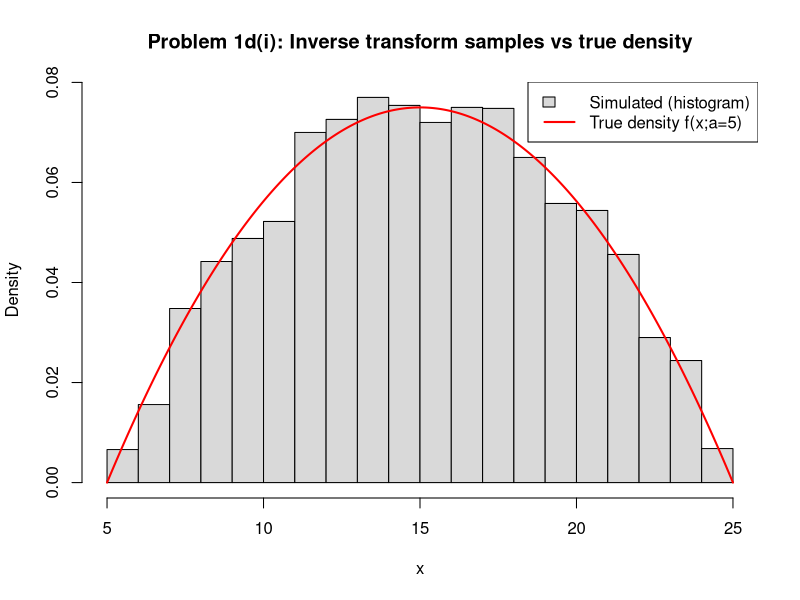
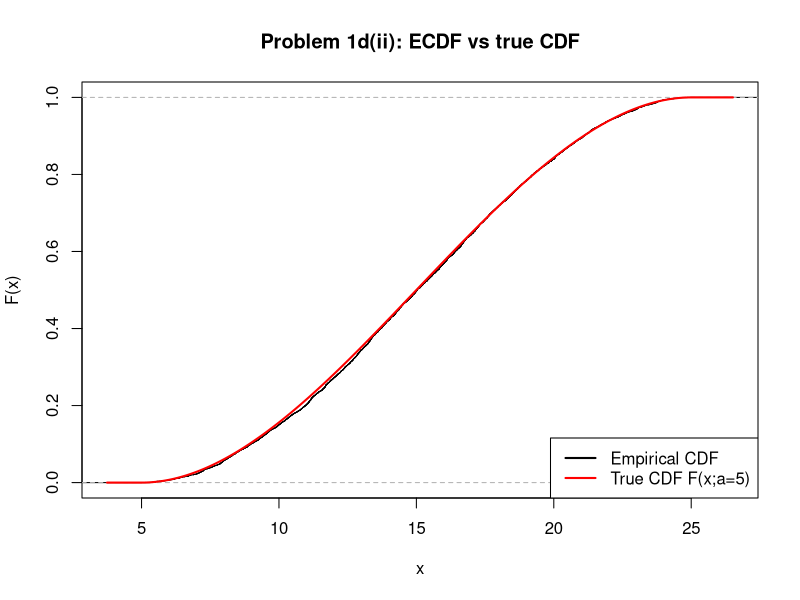
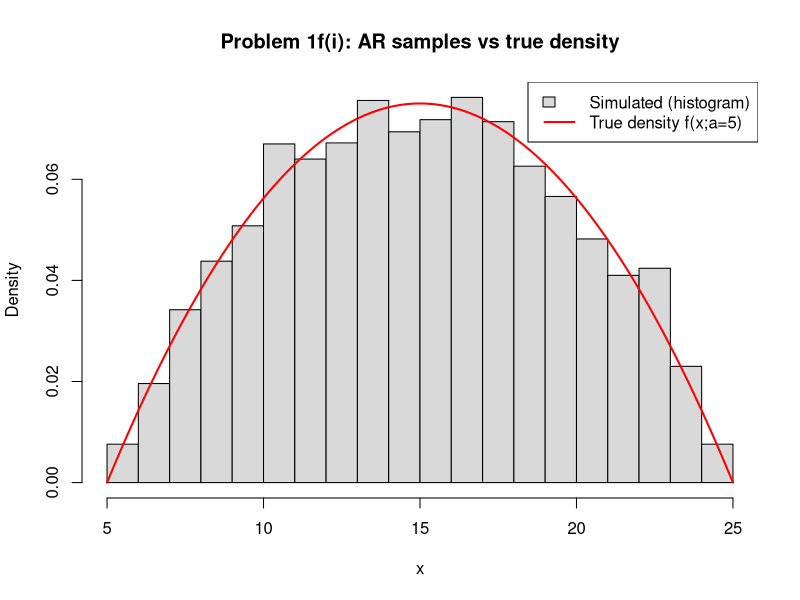
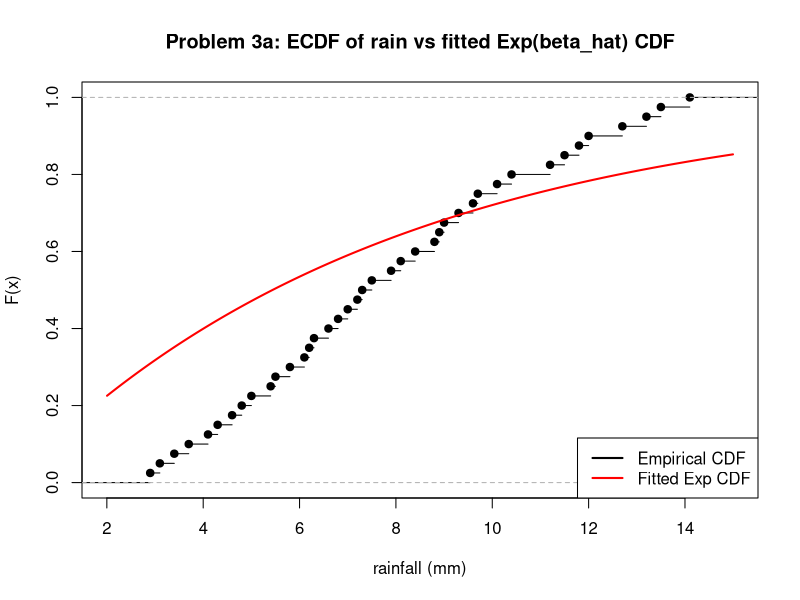
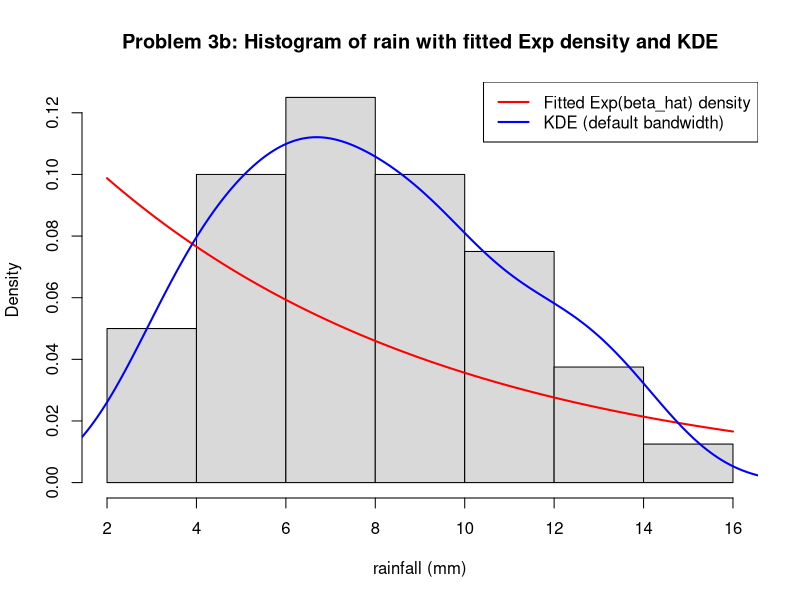
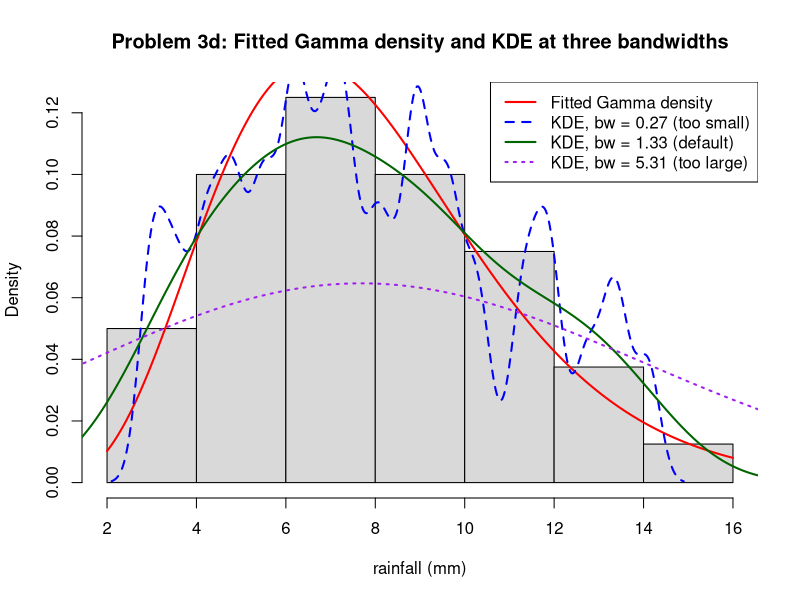
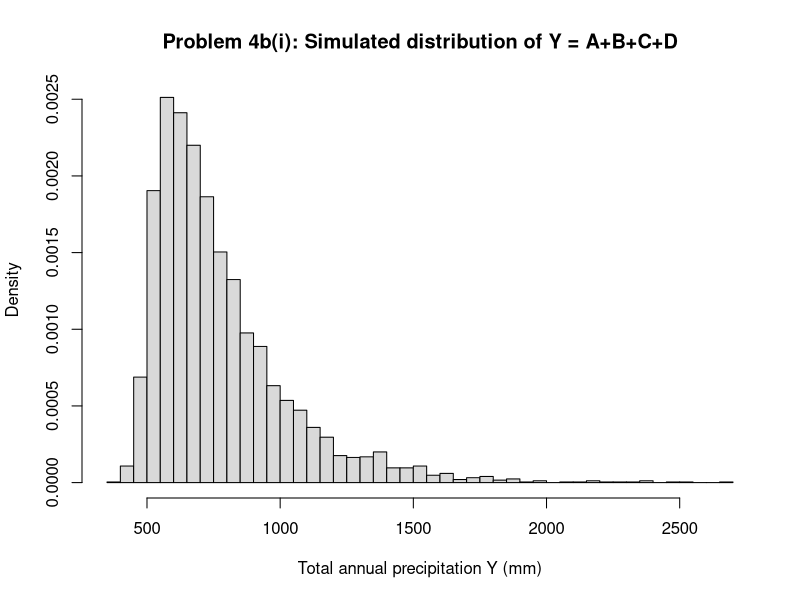

These charts were generated, in order, by the following R code:
rm(list=ls()) # nolint: infix_spaces_linter. Exact form required by assignment.

## STA510 - Mandatory assignment 1, autumn 2026
## R-code for all problems marked [R]. Theory answers are in the report
## (mandatory1_report.pdf). Console output is written to output/console_log.txt
## and all figures are saved both as individual PNGs and combined in
## output/mandatory1_plots.pdf.

set.seed(510)  # fixed seed -> reproducible results, referenced in the report

dir.create("output", showWarnings = FALSE)
sink("output/console_log.txt")

# Draws once into a standalone PNG (plot_<idx>.png), then re-draws the same
# (deterministic, RNG-free) plotting code into the already-open combined PDF
# device below. idx is passed explicitly (no <<-) to avoid mutable global state.
save_plot <- function(idx, expr) {
  fname <- sprintf("output/plot_%02d.png", idx)
  e <- substitute(expr)
  png(fname, width = 6, height = 5, units = "in", res = 150)
  eval.parent(e)
  dev.off()
  eval.parent(e)
}

pdf("output/mandatory1_plots.pdf", width = 6, height = 5)

## ---------------------------------------------------------------
## Problem 1
## ---------------------------------------------------------------

# pdf f(x;a) = c*(x-a)*(a+20-x) on [a, a+20], c = 3/4000 (see report 1a)
f_wind <- function(x, a) {
  ifelse(x >= a & x <= a + 20, (3 / 4000) * (x - a) * (a + 20 - x), 0)
}

# cdf F(x;a) on [a, a+20] (see report 1c)
F_wind <- function(x, a) {
  u <- pmin(pmax(x - a, 0), 20)
  (3 / 4000) * (10 * u^2 - u^3 / 3)
}

# 1d) Inverse cdf F^{-1}(p;a) via uniroot, used for inverse-transform sampling
Finv_wind <- function(p, a) {
  uniroot(function(x) F_wind(x, a) - p, lower = a, upper = a + 20)$root
}

n <- 5000
a <- 5

U <- runif(n)
X_inv <- vapply(U, Finv_wind, numeric(1), a = a)

# 1d)i) histogram (Scott's rule) vs true density
save_plot(1, {
  hist(X_inv, breaks = "Scott", freq = FALSE,
       main = "Problem 1d(i): Inverse transform samples vs true density",
       xlab = "x", col = "grey85")
  curve(f_wind(x, a), add = TRUE, col = "red", lwd = 2, n = 500)
  legend("topright",
         legend = c("Simulated (histogram)", "True density f(x;a=5)"),
         fill = c("grey85", NA), border = c("black", NA),
         lty = c(NA, 1), col = c(NA, "red"), lwd = c(NA, 2), merge = TRUE)
})

# 1d)ii) ECDF vs true CDF
save_plot(2, {
  plot(ecdf(X_inv), main = "Problem 1d(ii): ECDF vs true CDF",
       xlab = "x", ylab = "F(x)", col = "black")
  curve(F_wind(x, a), add = TRUE, col = "red", lwd = 2, n = 500)
  legend("bottomright", legend = c("Empirical CDF", "True CDF F(x;a=5)"),
         col = c("black", "red"), lwd = 2)
})

# 1f) Acceptance-Rejection with uniform proposal g(x)=1/20 on [a,a+20]
M <- 1.5  # see report 1e)i): M = 20*max f(x;a) = 20*0.075 = 1.5

ar_sim_wind <- function(n, a, M) {
  samples <- numeric(n)
  n_accept <- 0
  n_proposals <- 0
  while (n_accept < n) {
    x <- a + 20 * runif(1)
    u <- runif(1)
    n_proposals <- n_proposals + 1
    if (u <= f_wind(x, a) / (M * (1 / 20))) {
      n_accept <- n_accept + 1
      samples[n_accept] <- x
    }
  }
  list(samples = samples, n_proposals = n_proposals)
}

ar_res <- ar_sim_wind(n, a, M)
X_ar <- ar_res$samples
emp_rate <- n / ar_res$n_proposals

cat(sprintf(
  "Problem 1f(ii): empirical rate = %.4f  |  theoretical rate = %.4f\n",
  emp_rate, 1 / M
))
cat(sprintf("Problem 1f(ii): proposals used = %d (expected ~ %d)\n",
            ar_res$n_proposals, round(n * M)))

# 1f)i) histogram of AR samples vs true density
save_plot(3, {
  hist(X_ar, breaks = "Scott", freq = FALSE,
       main = "Problem 1f(i): AR samples vs true density",
       xlab = "x", col = "grey85")
  curve(f_wind(x, a), add = TRUE, col = "red", lwd = 2, n = 500)
  legend("topright",
         legend = c("Simulated (histogram)", "True density f(x;a=5)"),
         fill = c("grey85", NA), border = c("black", NA),
         lty = c(NA, 1), col = c(NA, "red"), lwd = c(NA, 2), merge = TRUE)
})

## ---------------------------------------------------------------
## Problem 2
## ---------------------------------------------------------------

rain <- c(3.1, 7.2, 5.4, 12.0, 8.8, 4.3, 9.6, 6.1, 11.2, 2.9,
          7.5, 14.1, 5.0, 9.3, 6.8, 10.4, 3.7, 8.1, 13.5, 4.6,
          6.3, 11.8, 7.9, 5.5, 9.0, 12.7, 4.1, 8.4, 6.6, 10.1,
          3.4, 7.0, 5.8, 13.2, 9.7, 6.2, 11.5, 4.8, 8.9, 7.3)

n_rain <- length(rain)

# 2d)i) MLE of beta: beta_hat = xbar (see report 2a)
beta_hat <- mean(rain)

# 2d)ii) approximate 95% CI via CLT: beta_hat +/- 1.96*beta_hat/sqrt(n)
se_beta <- beta_hat / sqrt(n_rain)
ci_beta <- beta_hat + c(-1, 1) * 1.96 * se_beta

cat(sprintf("Problem 2d: beta_hat = %.3f mm (n = %d)\n", beta_hat, n_rain))
cat(sprintf("Problem 2d: approximate 95%% CI = (%.3f, %.3f) mm\n",
            ci_beta[1], ci_beta[2]))

## ---------------------------------------------------------------
## Problem 3
## ---------------------------------------------------------------

# 3a) ECDF of rain vs fitted Exp(beta_hat) CDF
save_plot(4, {
  plot(ecdf(rain), xlab = "rainfall (mm)", ylab = "F(x)", col = "black",
       main = "Problem 3a: ECDF of rain vs fitted Exp(beta_hat) CDF")
  curve(pexp(x, rate = 1 / beta_hat), add = TRUE, col = "red", lwd = 2, n = 500)
  legend("bottomright", legend = c("Empirical CDF", "Fitted Exp CDF"),
         col = c("black", "red"), lwd = 2)
})

# 3b) Histogram (Scott's rule) with fitted Exp density and default-bandwidth KDE
save_plot(5, {
  hist(rain, breaks = "Scott", freq = FALSE,
       main = "Problem 3b: Histogram of rain with fitted Exp density and KDE",
       xlab = "rainfall (mm)", col = "grey85")
  curve(dexp(x, rate = 1 / beta_hat), add = TRUE, col = "red", lwd = 2, n = 500)
  lines(density(rain), col = "blue", lwd = 2)
  legend("topright",
         legend = c("Fitted Exp(beta_hat) density", "KDE (default bandwidth)"),
         col = c("red", "blue"), lwd = 2)
})

# 3d) Fit a Gamma model via fitdistr() and compare KDE bandwidths
library(MASS)
fit_gamma <- fitdistr(rain, "gamma")
shape_hat <- fit_gamma$estimate["shape"]
rate_hat <- fit_gamma$estimate["rate"]

cat(sprintf(
  "Problem 3d: fitted Gamma shape_hat = %.4f, rate_hat = %.4f (mean = %.3f)\n",
  shape_hat, rate_hat, shape_hat / rate_hat
))

bw_default <- bw.nrd0(rain)
bw_small <- bw_default / 5   # clearly too small (undersmoothed)
bw_large <- bw_default * 4   # clearly too large (oversmoothed)

cat(sprintf(
  "Problem 3d: bandwidths used - small = %.3f, default = %.3f, large = %.3f\n",
  bw_small, bw_default, bw_large
))

save_plot(6, {
  hist(rain, breaks = "Scott", freq = FALSE,
       main = "Problem 3d: Fitted Gamma density and KDE at three bandwidths",
       xlab = "rainfall (mm)", col = "grey85")
  curve(dgamma(x, shape = shape_hat, rate = rate_hat),
        add = TRUE, col = "red", lwd = 2, n = 500)
  lines(density(rain, bw = bw_small), col = "blue", lwd = 2, lty = 2)
  lines(density(rain, bw = bw_default), col = "darkgreen", lwd = 2)
  lines(density(rain, bw = bw_large), col = "purple", lwd = 2, lty = 3)
  legend("topright",
         legend = c("Fitted Gamma density",
                    sprintf("KDE, bw = %.2f (too small)", bw_small),
                    sprintf("KDE, bw = %.2f (default)", bw_default),
                    sprintf("KDE, bw = %.2f (too large)", bw_large)),
         col = c("red", "blue", "darkgreen", "purple"),
         lwd = 2, lty = c(1, 2, 1, 3))
})

## ---------------------------------------------------------------
## Problem 4
## ---------------------------------------------------------------

n4 <- 5000
A <- rnorm(n4, mean = 400, sd = sqrt(900))
B <- rexp(n4, rate = 1 / 250)
C <- runif(n4, 50, 150)
D <- sample(c(80, 0), n4, replace = TRUE, prob = c(0.3, 0.7))
Y <- A + B + C + D

mean_Y <- mean(Y)
sd_Y <- sd(Y)
p_Y_gt_1050 <- mean(Y > 1050)

cat(sprintf(
  "Problem 4b(ii): simulated mean(Y) = %.2f, simulated sd(Y) = %.2f\n",
  mean_Y, sd_Y
))
cat(sprintf("Problem 4b(iii): estimated P(Y > 1050) = %.4f\n", p_Y_gt_1050))

# 4b)i) histogram of simulated Y
save_plot(7, {
  hist(Y, breaks = "Scott", freq = FALSE,
       main = "Problem 4b(i): Simulated distribution of Y = A+B+C+D",
       xlab = "Total annual precipitation Y (mm)", col = "grey85")
})

dev.off()  # close the combined mandatory1_plots.pdf device
sink()
